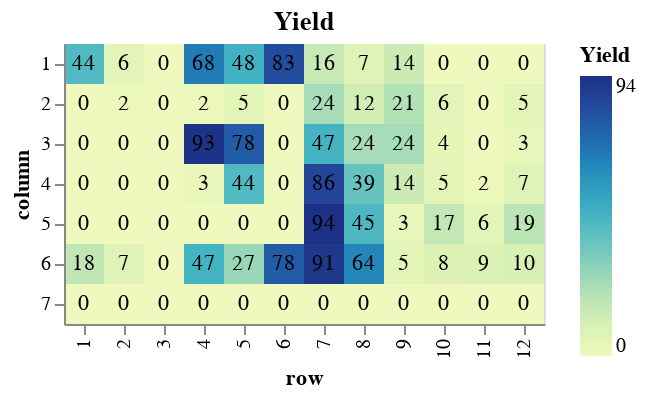

This figure's notebook cell:
### Code cell
results_rounded = results_df
results_rounded['yield'] = results_rounded['yield'] * 100
results_rounded = results_rounded.round({'yield': 0})
#display(results_rounded['yield'])

heatmap = alt.Chart(results_rounded, title = 'Yield').mark_rect().encode(
            x=alt.X('row', sort=row_order),
            y=alt.Y('column'),
            color=alt.Color('yield', title="Yield")
            )
text = alt.Chart(results_rounded, title = 'Yield').mark_text().encode(
            x=alt.X('row', sort=row_order),
            y=alt.Y('column'),
            text='yield'
            )

display(heatmap + text)

### Figure 1 — Vega-Lite specification as saved in the notebook (floating-point values rounded to 4 significant figures)
{"config": {"view": {"continuousWidth": 400, "continuousHeight": 300}}, "layer": [{"mark": "rect", "encoding": {"color": {"field": "yield", "title": "Yield", "type": "quantitative"}, "x": {"field": "row", "sort": ["1", "2", "3", "4", "5", "6", "7", "8", "9", "10", "11", "12"], "type": "nominal"}, "y": {"field": "column", "type": "nominal"}}, "title": "Yield"}, {"mark": "text", "encoding": {"text": {"field": "yield", "type": "quantitative"}, "x": {"field": "row", "sort": ["1", "2", "3", "4", "5", "6", "7", "8", "9", "10", "11", "12"], "type": "nominal"}, "y": {"field": "column", "type": "nominal"}}, "title": "Yield"}], "data": {"name": "data-1fa67977e5fda4682ec3c0026da41965"}, "$schema": "https://vega.github.io/schema/vega-lite/v4.17.0.json", "datasets": {"data-1fa67977e5fda4682ec3c0026da41965": [{"2-chlorotoluene": 0.03122, "o-tolunitrile": 0.02615, "tetralin": 72910.0, "column": "1", "row": "1", "path": "/Users/haascp/Documents/GitHub/mocca/notebooks/cyanation_data/09072021_sample_4.txt", "conversion": 0.4796, "yield": 44.0}, {"2-chlorotoluene": 0.05301, "o-tolunitrile": 0.003441, "tetralin": 69100.0, "column": "1", "row": "2", "path": "/Users/haascp/Documents/GitHub/mocca/notebooks/cyanation_data/09072021_sample_5.txt", "conversion": 0.1166, "yield": 6.0}, {"2-chlorotoluene": 0.05619, "o-tolunitrile": 0.0, "tetralin": 66690.0, "column": "1", "row": "3", "path": "/Users/haascp/Documents/GitHub/mocca/notebooks/cyanation_data/09072021_sample_6.txt", "conversion": 0.06352, "yield": 0.0}, {"2-chlorotoluene": 0.0, "o-tolunitrile": 0.04074, "tetralin": 72700.0, "column": "1", "row": "4", "path": "/Users/haascp/Documents/GitHub/mocca/notebooks/cyanation_data/09072021_sample_7.txt", "conversion": 1.0, "yield": 68.0}, {"2-chlorotoluene": 0.0, "o-tolunitrile": 0.02907, "tetralin": 66780.0, "column": "1", "row": "5", "path": "/Users/haascp/Documents/GitHub/mocca/notebooks/cyanation_data/09072021_sample_8.txt", "conversion": 1.0, "yield": 48.0}, {"2-chlorotoluene": 0.0, "o-tolunitrile": 0.04978, "tetralin": 75270.0, "column": "1", "row": "6", "path": "/Users/haascp/Documents/GitHub/mocca/notebooks/cyanation_data/09072021_sample_9.txt", "conversion": 1.0, "yield": 83.0}, {"2-chlorotoluene": 0.04003, "o-tolunitrile": 0.009335, "tetralin": 93320.0, "column": "1", "row": "7", "path": "/Users/haascp/Documents/GitHub/mocca/notebooks/cyanation_data/09072021_sample_10.txt", "conversion": 0.3329, "yield": 16.0}, {"2-chlorotoluene": 0.04964, "o-tolunitrile": 0.004025, "tetralin": 59200.0, "column": "1", "row": "8", "path": "/Users/haascp/Documents/GitHub/mocca/notebooks/cyanation_data/09072021_sample_11.txt", "conversion": 0.1727, "yield": 7.0}, {"2-chlorotoluene": 0.0468, "o-tolunitrile": 0.008247, "tetralin": 65570.0, "column": "1", "row": "9", "path": "/Users/haascp/Documents/GitHub/mocca/notebooks/cyanation_data/09072021_sample_12.txt", "conversion": 0.22, "yield": 14.0}, {"2-chlorotoluene": 0.0479, "o-tolunitrile": 0.0, "tetralin": 64290.0, "column": "1", "row": "10", "path": "/Users/haascp/Documents/GitHub/mocca/notebooks/cyanation_data/09072021_sample_13.txt", "conversion": 0.2017, "yield": 0.0}, {"2-chlorotoluene": 0.04628, "o-tolunitrile": 0.0, "tetralin": 62540.0, "column": "1", "row": "11", "path": "/Users/haascp/Documents/GitHub/mocca/notebooks/cyanation_data/09072021_sample_14.txt", "conversion": 0.2286, "yield": 0.0}, {"2-chlorotoluene": 0.04832, "o-tolunitrile": 0.0, "tetralin": 60390.0, "column": "1", "row": "12", "path": "/Users/haascp/Documents/GitHub/mocca/notebooks/cyanation_data/09072021_sample_15.txt", "conversion": 0.1946, "yield": 0.0}, {"2-chlorotoluene": 0.0589, "o-tolunitrile": 0.0, "tetralin": 69100.0, "column": "2", "row": "1", "path": "/Users/haascp/Documents/GitHub/mocca/notebooks/cyanation_data/09072021_sample_16.txt", "conversion": 0.01842, "yield": 0.0}, {"2-chlorotoluene": 0.05759, "o-tolunitrile": 0.001389, "tetralin": 62910.0, "column": "2", "row": "2", "path": "/Users/haascp/Documents/GitHub/mocca/notebooks/cyanation_data/09072021_sample_17.txt", "conversion": 0.04019, "yield": 2.0}, {"2-chlorotoluene": 0.0572, "o-tolunitrile": 0.0, "tetralin": 67540.0, "column": "2", "row": "3", "path": "/Users/haascp/Documents/GitHub/mocca/notebooks/cyanation_data/09072021_sample_18.txt", "conversion": 0.04675, "yield": 0.0}, {"2-chlorotoluene": 0.05577, "o-tolunitrile": 0.001298, "tetralin": 67720.0, "column": "2", "row": "4", "path": "/Users/haascp/Documents/GitHub/mocca/notebooks/cyanation_data/09072021_sample_19.txt", "conversion": 0.07045, "yield": 2.0}, {"2-chlorotoluene": 0.05696, "o-tolunitrile": 0.002916, "tetralin": 60570.0, "column": "2", "row": "5", "path": "/Users/haascp/Documents/GitHub/mocca/notebooks/cyanation_data/09072021_sample_20.txt", "conversion": 0.05064, "yield": 5.0}, {"2-chlorotoluene": 0.0602, "o-tolunitrile": 0.0, "tetralin": 62220.0, "column": "2", "row": "6", "path": "/Users/haascp/Documents/GitHub/mocca/notebooks/cyanation_data/09072021_sample_21.txt", "conversion": -0.003285, "yield": 0.0}, {"2-chlorotoluene": 0.04791, "o-tolunitrile": 0.01438, "tetralin": 63780.0, "column": "2", "row": "7", "path": "/Users/haascp/Documents/GitHub/mocca/notebooks/cyanation_data/09072021_sample_22.txt", "conversion": 0.2015, "yield": 24.0}, {"2-chlorotoluene": 0.04998, "o-tolunitrile": 0.006925, "tetralin": 59390.0, "column": "2", "row": "8", "path": "/Users/haascp/Documents/GitHub/mocca/notebooks/cyanation_data/09072021_sample_23.txt", "conversion": 0.1671, "yield": 12.0}, {"2-chlorotoluene": 0.04449, "o-tolunitrile": 0.01277, "tetralin": 60460.0, "column": "2", "row": "9", "path": "/Users/haascp/Documents/GitHub/mocca/notebooks/cyanation_data/09072021_sample_24.txt", "conversion": 0.2585, "yield": 21.0}, {"2-chlorotoluene": 0.0436, "o-tolunitrile": 0.003388, "tetralin": 64170.0, "column": "2", "row": "10", "path": "/Users/haascp/Documents/GitHub/mocca/notebooks/cyanation_data/09072021_sample_25.txt", "conversion": 0.2733, "yield": 6.0}, {"2-chlorotoluene": 0.03837, "o-tolunitrile": 0.0, "tetralin": 57690.0, "column": "2", "row": "11", "path": "/Users/haascp/Documents/GitHub/mocca/notebooks/cyanation_data/09072021_sample_26.txt", "conversion": 0.3606, "yield": 0.0}, {"2-chlorotoluene": 0.04478, "o-tolunitrile": 0.003252, "tetralin": 93690.0, "column": "2", "row": "12", "path": "/Users/haascp/Documents/GitHub/mocca/notebooks/cyanation_data/09072021_sample_27.txt", "conversion": 0.2537, "yield": 5.0}, {"2-chlorotoluene": 0.05682, "o-tolunitrile": 0.0, "tetralin": 67260.0, "column": "3", "row": "1", "path": "/Users/haascp/Documents/GitHub/mocca/notebooks/cyanation_data/09072021_sample_28.txt", "conversion": 0.05295, "yield": 0.0}, {"2-chlorotoluene": 0.05946, "o-tolunitrile": 0.0, "tetralin": 61800.0, "column": "3", "row": "2", "path": "/Users/haascp/Documents/GitHub/mocca/notebooks/cyanation_data/09072021_sample_29.txt", "conversion": 0.009041, "yield": 0.0}, {"2-chlorotoluene": 0.06017, "o-tolunitrile": 0.0, "tetralin": 63310.0, "column": "3", "row": "3", "path": "/Users/haascp/Documents/GitHub/mocca/notebooks/cyanation_data/09072021_sample_30.txt", "conversion": -0.00289, "yield": 0.0}, {"2-chlorotoluene": 0.0, "o-tolunitrile": 0.05581, "tetralin": 64890.0, "column": "3", "row": "4", "path": "/Users/haascp/Documents/GitHub/mocca/notebooks/cyanation_data/09072021_sample_31.txt", "conversion": 1.0, "yield": 93.0}, {"2-chlorotoluene": 0.0, "o-tolunitrile": 0.04693, "tetralin": 60000.0, "column": "3", "row": "5", "path": "/Users/haascp/Documents/GitHub/mocca/notebooks/cyanation_data/09072021_sample_32.txt", "conversion": 1.0, "yield": 78.0}, {"2-chlorotoluene": 0.06061, "o-tolunitrile": 0.0, "tetralin": 60040.0, "column": "3", "row": "6", "path": "/Users/haascp/Documents/GitHub/mocca/notebooks/cyanation_data/09072021_sample_33.txt", "conversion": -0.01015, "yield": 0.0}, {"2-chlorotoluene": 0.03307, "o-tolunitrile": 0.02831, "tetralin": 62280.0, "column": "3", "row": "7", "path": "/Users/haascp/Documents/GitHub/mocca/notebooks/cyanation_data/09072021_sample_34.txt", "conversion": 0.4489, "yield": 47.0}, {"2-chlorotoluene": 0.03777, "o-tolunitrile": 0.01439, "tetralin": 58190.0, "column": "3", "row": "8", "path": "/Users/haascp/Documents/GitHub/mocca/notebooks/cyanation_data/09072021_sample_35.txt", "conversion": 0.3705, "yield": 24.0}, {"2-chlorotoluene": 0.04285, "o-tolunitrile": 0.01464, "tetralin": 69880.0, "column": "3", "row": "9", "path": "/Users/haascp/Documents/GitHub/mocca/notebooks/cyanation_data/09072021_sample_36.txt", "conversion": 0.2858, "yield": 24.0}, {"2-chlorotoluene": 0.04227, "o-tolunitrile": 0.002106, "tetralin": 61430.0, "column": "3", "row": "10", "path": "/Users/haascp/Documents/GitHub/mocca/notebooks/cyanation_data/09072021_sample_37.txt", "conversion": 0.2956, "yield": 4.0}, {"2-chlorotoluene": 0.03901, "o-tolunitrile": 0.0, "tetralin": 66400.0, "column": "3", "row": "11", "path": "/Users/haascp/Documents/GitHub/mocca/notebooks/cyanation_data/09072021_sample_38.txt", "conversion": 0.3499, "yield": 0.0}, {"2-chlorotoluene": 0.04087, "o-tolunitrile": 0.002042, "tetralin": 128800.0, "column": "3", "row": "12", "path": "/Users/haascp/Documents/GitHub/mocca/notebooks/cyanation_data/09072021_sample_39.txt", "conversion": 0.3189, "yield": 3.0}, {"2-chlorotoluene": 0.0597, "o-tolunitrile": 0.0, "tetralin": 71230.0, "column": "4", "row": "1", "path": "/Users/haascp/Documents/GitHub/mocca/notebooks/cyanation_data/09072021_sample_40.txt", "conversion": 0.005047, "yield": 0.0}, {"2-chlorotoluene": 0.05718, "o-tolunitrile": 0.0, "tetralin": 70520.0, "column": "4", "row": "2", "path": "/Users/haascp/Documents/GitHub/mocca/notebooks/cyanation_data/09072021_sample_41.txt", "conversion": 0.04705, "yield": 0.0}, {"2-chlorotoluene": 0.0605, "o-tolunitrile": 0.0, "tetralin": 72200.0, "column": "4", "row": "3", "path": "/Users/haascp/Documents/GitHub/mocca/notebooks/cyanation_data/09072021_sample_42.txt", "conversion": -0.00835, "yield": 0.0}, {"2-chlorotoluene": 0.05829, "o-tolunitrile": 0.001535, "tetralin": 76000.0, "column": "4", "row": "4", "path": "/Users/haascp/Documents/GitHub/mocca/notebooks/cyanation_data/09072021_sample_43.txt", "conversion": 0.02853, "yield": 3.0}, {"2-chlorotoluene": 0.03343, "o-tolunitrile": 0.02656, "tetralin": 66340.0, "column": "4", "row": "5", "path": "/Users/haascp/Documents/GitHub/mocca/notebooks/cyanation_data/09072021_sample_44.txt", "conversion": 0.4429, "yield": 44.0}, {"2-chlorotoluene": 0.06194, "o-tolunitrile": 0.0, "tetralin": 67920.0, "column": "4", "row": "6", "path": "/Users/haascp/Documents/GitHub/mocca/notebooks/cyanation_data/09072021_sample_45.txt", "conversion": -0.03238, "yield": 0.0}, {"2-chlorotoluene": 0.01162, "o-tolunitrile": 0.05148, "tetralin": 69010.0, "column": "4", "row": "7", "path": "/Users/haascp/Documents/GitHub/mocca/notebooks/cyanation_data/09072021_sample_46.txt", "conversion": 0.8063, "yield": 86.0}, {"2-chlorotoluene": 0.0339, "o-tolunitrile": 0.02327, "tetralin": 64580.0, "column": "4", "row": "8", "path": "/Users/haascp/Documents/GitHub/mocca/notebooks/cyanation_data/09072021_sample_47.txt", "conversion": 0.435, "yield": 39.0}, {"2-chlorotoluene": 0.04107, "o-tolunitrile": 0.008536, "tetralin": 103600.0, "column": "4", "row": "9", "path": "/Users/haascp/Documents/GitHub/mocca/notebooks/cyanation_data/09072021_sample_48.txt", "conversion": 0.3155, "yield": 14.0}, {"2-chlorotoluene": 0.04628, "o-tolunitrile": 0.003172, "tetralin": 62520.0, "column": "4", "row": "10", "path": "/Users/haascp/Documents/GitHub/mocca/notebooks/cyanation_data/09072021_sample_49.txt", "conversion": 0.2286, "yield": 5.0}, {"2-chlorotoluene": 0.04148, "o-tolunitrile": 0.0013, "tetralin": 84070.0, "column": "4", "row": "11", "path": "/Users/haascp/Documents/GitHub/mocca/notebooks/cyanation_data/09072021_sample_50.txt", "conversion": 0.3087, "yield": 2.0}, {"2-chlorotoluene": 0.03313, "o-tolunitrile": 0.004486, "tetralin": 193700.0, "column": "4", "row": "12", "path": "/Users/haascp/Documents/GitHub/mocca/notebooks/cyanation_data/09072021_sample_51.txt", "conversion": 0.4478, "yield": 7.0}, {"2-chlorotoluene": 0.05771, "o-tolunitrile": 0.0, "tetralin": 63040.0, "column": "5", "row": "1", "path": "/Users/haascp/Documents/GitHub/mocca/notebooks/cyanation_data/09072021_sample_52.txt", "conversion": 0.03813, "yield": 0.0}, {"2-chlorotoluene": 0.05908, "o-tolunitrile": 0.0, "tetralin": 60390.0, "column": "5", "row": "2", "path": "/Users/haascp/Documents/GitHub/mocca/notebooks/cyanation_data/09072021_sample_53.txt", "conversion": 0.01534, "yield": 0.0}, {"2-chlorotoluene": 0.06194, "o-tolunitrile": 0.0, "tetralin": 58870.0, "column": "5", "row": "3", "path": "/Users/haascp/Documents/GitHub/mocca/notebooks/cyanation_data/09072021_sample_54.txt", "conversion": -0.03237, "yield": 0.0}, {"2-chlorotoluene": 0.06002, "o-tolunitrile": 0.0, "tetralin": 66360.0, "column": "5", "row": "4", "path": "/Users/haascp/Documents/GitHub/mocca/notebooks/cyanation_data/09072021_sample_55.txt", "conversion": -0.0003126, "yield": 0.0}, {"2-chlorotoluene": 0.05776, "o-tolunitrile": 0.0, "tetralin": 61670.0, "column": "5", "row": "5", "path": "/Users/haascp/Documents/GitHub/mocca/notebooks/cyanation_data/09072021_sample_56.txt", "conversion": 0.03733, "yield": 0.0}, {"2-chlorotoluene": 0.06142, "o-tolunitrile": 0.0, "tetralin": 62690.0, "column": "5", "row": "6", "path": "/Users/haascp/Documents/GitHub/mocca/notebooks/cyanation_data/09072021_sample_57.txt", "conversion": -0.02365, "yield": 0.0}, {"2-chlorotoluene": 0.0, "o-tolunitrile": 0.05655, "tetralin": 66780.0, "column": "5", "row": "7", "path": "/Users/haascp/Documents/GitHub/mocca/notebooks/cyanation_data/09072021_sample_58.txt", "conversion": 1.0, "yield": 94.0}, {"2-chlorotoluene": 0.0316, "o-tolunitrile": 0.02676, "tetralin": 56940.0, "column": "5", "row": "8", "path": "/Users/haascp/Documents/GitHub/mocca/notebooks/cyanation_data/09072021_sample_59.txt", "conversion": 0.4733, "yield": 45.0}, {"2-chlorotoluene": 0.0498, "o-tolunitrile": 0.001835, "tetralin": 78430.0, "column": "5", "row": "9", "path": "/Users/haascp/Documents/GitHub/mocca/notebooks/cyanation_data/09072021_sample_60.txt", "conversion": 0.17, "yield": 3.0}, {"2-chlorotoluene": 0.04087, "o-tolunitrile": 0.01011, "tetralin": 62430.0, "column": "5", "row": "10", "path": "/Users/haascp/Documents/GitHub/mocca/notebooks/cyanation_data/09072021_sample_61.txt", "conversion": 0.3188, "yield": 17.0}, {"2-chlorotoluene": 0.03558, "o-tolunitrile": 0.003315, "tetralin": 141800.0, "column": "5", "row": "11", "path": "/Users/haascp/Documents/GitHub/mocca/notebooks/cyanation_data/09072021_sample_62.txt", "conversion": 0.4071, "yield": 6.0}, {"2-chlorotoluene": 0.03816, "o-tolunitrile": 0.01116, "tetralin": 93780.0, "column": "5", "row": "12", "path": "/Users/haascp/Documents/GitHub/mocca/notebooks/cyanation_data/09072021_sample_63.txt", "conversion": 0.3639, "yield": 19.0}, {"2-chlorotoluene": 0.04891, "o-tolunitrile": 0.01081, "tetralin": 59900.0, "column": "6", "row": "1", "path": "/Users/haascp/Documents/GitHub/mocca/notebooks/cyanation_data/09072021_sample_64.txt", "conversion": 0.1849, "yield": 18.0}, {"2-chlorotoluene": 0.05456, "o-tolunitrile": 0.004106, "tetralin": 58750.0, "column": "6", "row": "2", "path": "/Users/haascp/Documents/GitHub/mocca/notebooks/cyanation_data/09072021_sample_65.txt", "conversion": 0.09066, "yield": 7.0}, {"2-chlorotoluene": 0.05755, "o-tolunitrile": 0.0, "tetralin": 74150.0, "column": "6", "row": "3", "path": "/Users/haascp/Documents/GitHub/mocca/notebooks/cyanation_data/09072021_sample_66.txt", "conversion": 0.04077, "yield": 0.0}, {"2-chlorotoluene": 0.0301, "o-tolunitrile": 0.02818, "tetralin": 61030.0, "column": "6", "row": "4", "path": "/Users/haascp/Documents/GitHub/mocca/notebooks/cyanation_data/09072021_sample_67.txt", "conversion": 0.4984, "yield": 47.0}, {"2-chlorotoluene": 0.03939, "o-tolunitrile": 0.01617, "tetralin": 58170.0, "column": "6", "row": "5", "path": "/Users/haascp/Documents/GitHub/mocca/notebooks/cyanation_data/09072021_sample_68.txt", "conversion": 0.3436, "yield": 27.0}, {"2-chlorotoluene": 0.0, "o-tolunitrile": 0.04653, "tetralin": 60860.0, "column": "6", "row": "6", "path": "/Users/haascp/Documents/GitHub/mocca/notebooks/cyanation_data/09072021_sample_69.txt", "conversion": 1.0, "yield": 78.0}, {"2-chlorotoluene": 0.006588, "o-tolunitrile": 0.05462, "tetralin": 75880.0, "column": "6", "row": "7", "path": "/Users/haascp/Documents/GitHub/mocca/notebooks/cyanation_data/09072021_sample_70.txt", "conversion": 0.8902, "yield": 91.0}, {"2-chlorotoluene": 0.01627, "o-tolunitrile": 0.03821, "tetralin": 109600.0, "column": "6", "row": "8", "path": "/Users/haascp/Documents/GitHub/mocca/notebooks/cyanation_data/09072021_sample_71.txt", "conversion": 0.7288, "yield": 64.0}, {"2-chlorotoluene": 0.05309, "o-tolunitrile": 0.00287, "tetralin": 71720.0, "column": "6", "row": "9", "path": "/Users/haascp/Documents/GitHub/mocca/notebooks/cyanation_data/09072021_sample_72.txt", "conversion": 0.1152, "yield": 5.0}, {"2-chlorotoluene": 0.04155, "o-tolunitrile": 0.004775, "tetralin": 94510.0, "column": "6", "row": "10", "path": "/Users/haascp/Documents/GitHub/mocca/notebooks/cyanation_data/09072021_sample_73.txt", "conversion": 0.3074, "yield": 8.0}, {"2-chlorotoluene": 0.02689, "o-tolunitrile": 0.00528, "tetralin": 211100.0, "column": "6", "row": "11", "path": "/Users/haascp/Documents/GitHub/mocca/notebooks/cyanation_data/09072021_sample_74.txt", "conversion": 0.5518, "yield": 9.0}, {"2-chlorotoluene": 0.04173, "o-tolunitrile": 0.00628, "tetralin": 61440.0, "column": "6", "row": "12", "path": "/Users/haascp/Documents/GitHub/mocca/notebooks/cyanation_data/09072021_sample_75.txt", "conversion": 0.3045, "yield": 10.0}, {"2-chlorotoluene": 0.05799, "o-tolunitrile": 0.0, "tetralin": 62260.0, "column": "7", "row": "1", "path": "/Users/haascp/Documents/GitHub/mocca/notebooks/cyanation_data/09072021_sample_76.txt", "conversion": 0.03349, "yield": 0.0}, {"2-chlorotoluene": 0.05725, "o-tolunitrile": 0.0, "tetralin": 86100.0, "column": "7", "row": "2", "path": "/Users/haascp/Documents/GitHub/mocca/notebooks/cyanation_data/09072021_sample_77.txt", "conversion": 0.04586, "yield": 0.0}, {"2-chlorotoluene": 0.0561, "o-tolunitrile": 0.0, "tetralin": 75090.0, "column": "7", "row": "3", "path": "/Users/haascp/Documents/GitHub/mocca/notebooks/cyanation_data/09072021_sample_78.txt", "conversion": 0.06501, "yield": 0.0}, {"2-chlorotoluene": 0.05857, "o-tolunitrile": 0.0, "tetralin": 60720.0, "column": "7", "row": "4", "path": "/Users/haascp/Documents/GitHub/mocca/notebooks/cyanation_data/09072021_sample_79.txt", "conversion": 0.02384, "yield": 0.0}, {"2-chlorotoluene": 0.06207, "o-tolunitrile": 0.0, "tetralin": 56150.0, "column": "7", "row": "5", "path": "/Users/haascp/Documents/GitHub/mocca/notebooks/cyanation_data/09072021_sample_80.txt", "conversion": -0.03452, "yield": 0.0}, {"2-chlorotoluene": 0.06185, "o-tolunitrile": 0.0, "tetralin": 63090.0, "column": "7", "row": "6", "path": "/Users/haascp/Documents/GitHub/mocca/notebooks/cyanation_data/09072021_sample_81.txt", "conversion": -0.03075, "yield": 0.0}, {"2-chlorotoluene": 0.04874, "o-tolunitrile": 0.0, "tetralin": 137800.0, "column": "7", "row": "7", "path": "/Users/haascp/Documents/GitHub/mocca/notebooks/cyanation_data/09072021_sample_82.txt", "conversion": 0.1877, "yield": 0.0}, {"2-chlorotoluene": 0.05931, "o-tolunitrile": 0.0, "tetralin": 68120.0, "column": "7", "row": "8", "path": "/Users/haascp/Documents/GitHub/mocca/notebooks/cyanation_data/09072021_sample_83.txt", "conversion": 0.01155, "yield": 0.0}, {"2-chlorotoluene": 0.05904, "o-tolunitrile": 0.0, "tetralin": 77370.0, "column": "7", "row": "9", "path": "/Users/haascp/Documents/GitHub/mocca/notebooks/cyanation_data/09072021_sample_84.txt", "conversion": 0.01593, "yield": 0.0}, {"2-chlorotoluene": 0.04445, "o-tolunitrile": 0.0, "tetralin": 162300.0, "column": "7", "row": "10", "path": "/Users/haascp/Documents/GitHub/mocca/notebooks/cyanation_data/09072021_sample_85.txt", "conversion": 0.2591, "yield": 0.0}, {"2-chlorotoluene": 0.05263, "o-tolunitrile": 0.0, "tetralin": 64810.0, "column": "7", "row": "11", "path": "/Users/haascp/Documents/GitHub/mocca/notebooks/cyanation_data/09072021_sample_86.txt", "conversion": 0.1228, "yield": 0.0}, {"2-chlorotoluene": 0.05839, "o-tolunitrile": 0.0, "tetralin": 75710.0, "column": "7", "row": "12", "path": "/Users/haascp/Documents/GitHub/mocca/notebooks/cyanation_data/09072021_sample_87.txt", "conversion": 0.0269, "yield": 0.0}]}}
